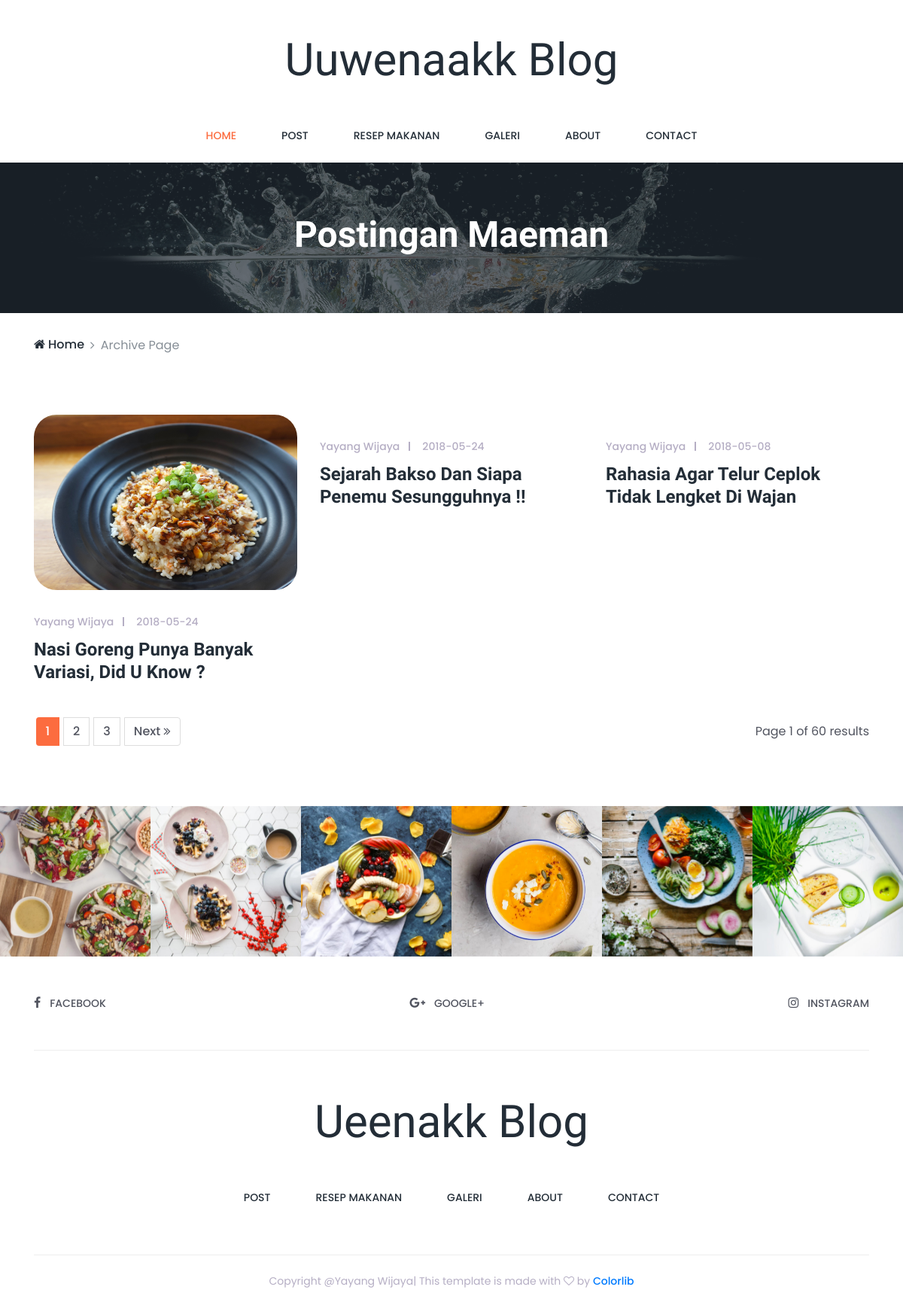
Before: /Home/Posting with the older database file.
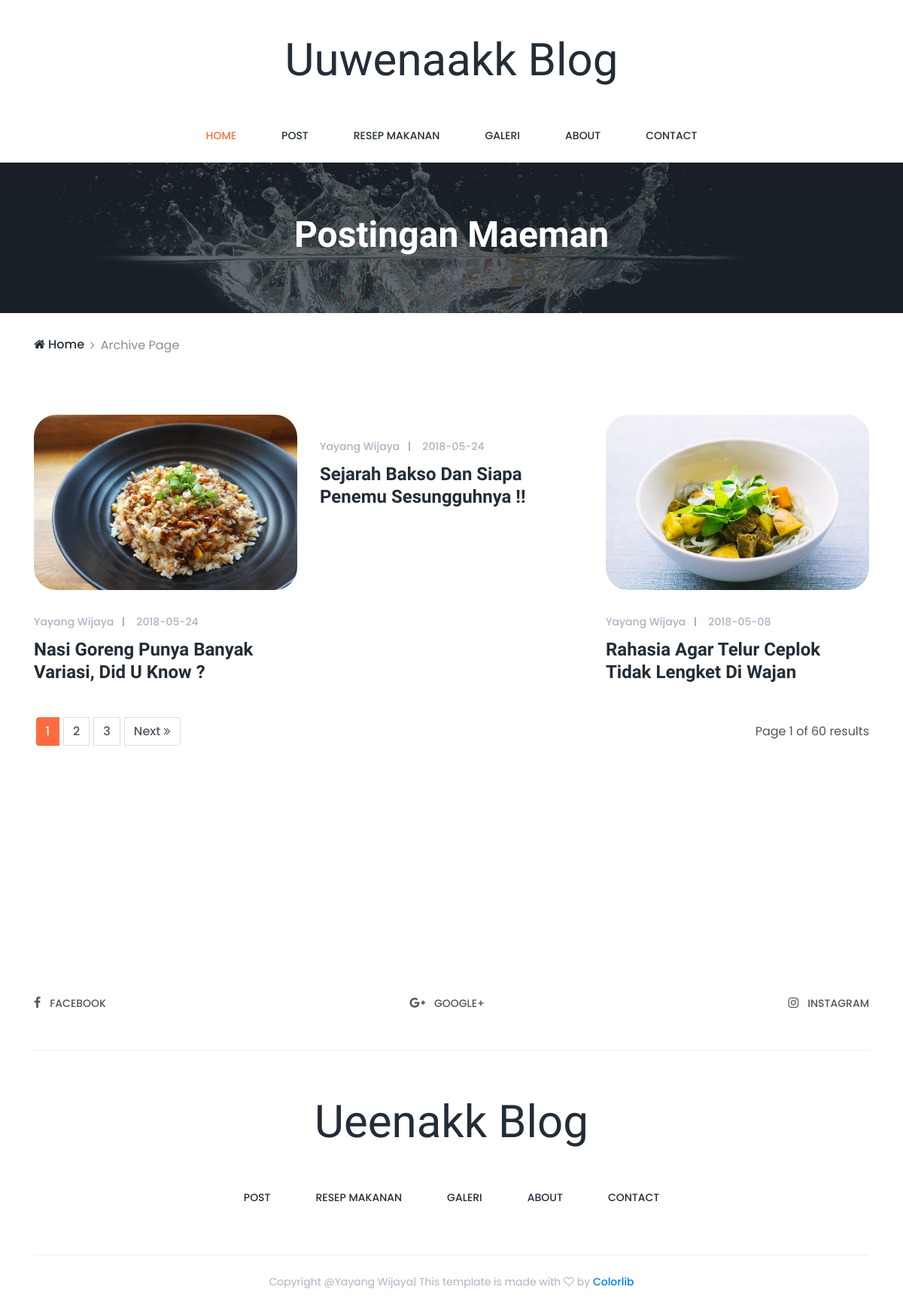
After: the same page with the newer database file.
### tables this page shows
CREATE TABLE `artikel` (
  `id_artikel` int(2) NOT NULL,
  `judul` varchar(50) NOT NULL,
  `isi` text NOT NULL,
  `gambar` varchar(200) NOT NULL,
  `post_by` varchar(40) NOT NULL,
  `tgl` date NOT NULL,
  `suka` int(5) NOT NULL
);

### application/controllers/Home.php (called while the page is built, shortened)
<?php
class Home extends CI_Controller {
	function __construct(){
		$this->load->model('M_data');
                $this->load->helper('url');
	}
	public function index($page='Home_tengah',$id= null)
	{
    $data['tampil_posting'] = $this->M_data->tampil_posting();
	    $data['tampil_resep'] = $this->M_data->tampil_resep();
		$data['tampil_slider'] = $this->M_data->tampil_slider();
		$data['tampil_posting_home'] = $this->M_data->tampil_posting_home();
		$data['tampil_posting_populer'] = $this->M_data->tampil_posting_populer();
		$data['tampil_posting_per_id'] = $this->M_data->tampil_posting_per_id($id);
		$data['tampil_resep_per_id'] = $this->M_data->tampil_resep_per_id($id);
		$this->load->view('Home/Header');
  		$this->load->view('Home/'.$page,$data);
    	$this->load->view('Home/Footer');
	}
}

### index.php (called while the page is built, shortened)
<?php
require_once BASEPATH.'core/CodeIgniter.php';

### application/models/M_data.php (called while the page is built, shortened)
<?php
class M_data extends CI_Model{
  function tampil_posting(){
  		$hasil=$this->db->get('artikel');
  		return $hasil->result();
  	}
    function tampil_posting_home(){
        $this->db->limit(10);
    		$hasil=$this->db->get('artikel');
    		return $hasil->result();
      	}
    function tampil_posting_populer(){
        $this->db->limit(6);
        $this->db->order_by('suka','DESC');
    		$hasil=$this->db->get('artikel');
    		return $hasil->result();
          	}
    function tampil_posting_per_id($id){
      $this->db->where('id_artikel',$id);
      $hasil=$this->db->get('artikel');
      return $hasil->result();
    }
    function tampil_resep_per_id($id){
      $this->db->where('id_resep',$id);
      $hasil=$this->db->get('resep');
      return $hasil->result();
    }
}
?>

### application/views/Home/Posting.php (the view, shortened to what the changed rows need)
    <div class="breadcumb-area" style="background-image: url(<?php echo base_url() ?>Assets/img/bg-img/breadcumb.jpg);">
        <div class="container h-100">
            <div class="row h-100 align-items-center">
                <div class="col-12">
                    <div class="bradcumb-title text-center">
                        <h2>Postingan Maeman</h2>
                    </div>
                </div>
            </div>
        </div>
    </div>
    <section class="archive-area section_padding_80">
        <div class="container">
            <div class="row">
<?php foreach ($tampil_posting as $tampil) {
  ?>
                <div class="col-12 col-md-6 col-lg-4">
                    <div class="single-post wow fadeInUp" data-wow-delay="0.1s">
                        <div class="post-thumb">
                            <img src="<?php echo base_url() ?>Assets/img/blog-img/<?php echo $tampil->gambar ?>" alt="">
                        </div>
                        <div class="post-content">
                            <div class="post-meta d-flex">
                                <div class="post-author-date-area d-flex">
                                    <div class="post-author">
                                        <a href="#"><?php echo $tampil->post_by ?></a>
                                    </div>
                                    <div class="post-date">
                                        <a href="#"><?php echo $tampil->tgl ?></a>
                                    </div>
                                </div>
                            </div>
                            <a href="<?php echo base_url() ?>Home/Pilih_posting/<?php echo $tampil->id_artikel ?>">
                                <h4 class="post-headline"><?php echo $tampil->judul ?></h4>
                            </a>
                        </div>
                    </div>
                </div>
<?php } ?>
            </div>
        </div>
    </section>

Changed rows visible on the page:
changed artikel "Rahasia Agar Telur Ceplok Tidak Lengket Di Wajan": gambar: picture added
